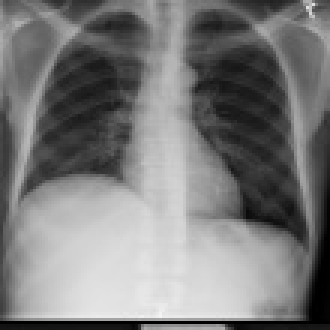
#> input picture xray.jpg, 110 x 110 px (shown 3 times larger)
$ python medical_denoising.py
#> lines starting #> are read from the running program, lines starting #| are printed output that depends on the picture
# ======================================================================
# Medical Image Denoising using Gradient Descent
# Name       : Ashutosh Kumar
# Enrollment : 24014803125        Section : I12
# Course     : Computational Methods Lab, MAIT
#
# Language   : Python 3  (plain loops and lists - no NumPy, no OpenCV,
#              no Matplotlib). Pillow is used ONLY to open / save pictures.
#
# IDEA:  Noise = lots of tiny random jumps between neighbouring pixels.
#        So we define an "error" (energy) that becomes big when
#          (a) the new image is far from the noisy image, or
#          (b) the new image has big jumps between neighbours.
#        Then we use Gradient Descent to make this error small:
#
#              X_new = X_old - learning_rate * gradient
# ======================================================================

import random
import math
from PIL import Image, ImageDraw

# ---------------------- settings you can change -----------------------
IMAGE_FILE = "xray.jpg"
SIZE = 128            # image is shrunk to SIZE x SIZE so pure Python is fast
NOISE = 0.10          # how strong the Gaussian noise is (0 to 1 scale)
LEARNING_RATE = 0.1   # alpha  (step size)
LAMBDA = 3.0          # how strongly we punish jumps between neighbours
ITERATIONS = 100

# Sobel kernels (divided by 8 so they behave like real derivatives)
SOBEL_X = [[-1, 0, 1],
           [-2, 0, 2],
           [-1, 0, 1]]
SOBEL_Y = [[-1, -2, -1],
           [ 0,  0,  0],
           [ 1,  2,  1]]


# ----------------------------- STEP 1 ---------------------------------
def load_image():
    """Open the X-ray, make it grayscale, shrink it, return numbers 0..1."""
    try:
        img = Image.open(IMAGE_FILE).convert("L").resize((SIZE, SIZE))
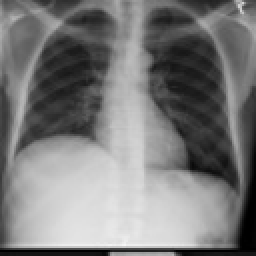
#> img: PIL image 128x128 L (shown 2 times larger); min 0, max 248, mean 122.8
    except FileNotFoundError:
        print("xray.jpg not found -> using a simple test picture instead")
        img = Image.new("L", (SIZE, SIZE), 30)
        d = ImageDraw.Draw(img)
        d.ellipse((14, 14, 114, 114), fill=130)
        d.rectangle((70, 60, 100, 95), fill=220)
    pixels = list(img.tobytes())
#> pixels = 16384 values, max 248 at index 15678, min 0 at index 11902, mean 122.8
    return [[pixels[r * SIZE + c] / 255 for c in range(SIZE)] for r in range(SIZE)]


# ----------------------------- STEP 2 ---------------------------------
def add_noise(img):
    """Add Gaussian noise to every pixel (keep values inside 0..1)."""
    random.seed(1)
    noisy = []
    for row in img:
        new_row = []
        for p in row:
            p = p + random.gauss(0, NOISE)
            new_row.append(min(1, max(0, p)))
        noisy.append(new_row)
    return noisy


# ----------------------------- STEP 3 ---------------------------------
def sobel(img):
    """Gradient of the image using Sobel. Returns gx, gy (same size)."""
    gx = [[0.0] * SIZE for _ in range(SIZE)]
    gy = [[0.0] * SIZE for _ in range(SIZE)]
    for r in range(1, SIZE - 1):
        for c in range(1, SIZE - 1):
            sx = 0.0
            sy = 0.0
            for i in range(3):
                for j in range(3):
                    p = img[r + i - 1][c + j - 1]
                    sx += SOBEL_X[i][j] * p
                    sy += SOBEL_Y[i][j] * p
            gx[r][c] = sx / 8
            gy[r][c] = sy / 8
    return gx, gy


def find_gradient(X, Y):
    """
    Energy  E = 1/2 * sum (X - Y)^2  +  LAMBDA/2 * sum (gx^2 + gy^2)
    Its gradient for every pixel is:
        (X - Y)  +  LAMBDA * (Sobel pushed back to neighbours)
    """
    gx, gy = sobel(X)

    # part 1: stay close to the noisy image
    grad = [[X[r][c] - Y[r][c] for c in range(SIZE)] for r in range(SIZE)]

    # part 2: punish big jumps (each pixel's gx, gy affects its 3x3 neighbours)
    for r in range(1, SIZE - 1):
        for c in range(1, SIZE - 1):
            for i in range(3):
                for j in range(3):
                    grad[r + i - 1][c + j - 1] += LAMBDA * (
                        SOBEL_X[i][j] * gx[r][c] + SOBEL_Y[i][j] * gy[r][c]) / 8
    return grad


# ----------------------------- STEP 4 ---------------------------------
def gradient_descent(Y):
    """Repeat:  X_new = X_old - learning_rate * gradient"""
    X = [row[:] for row in Y]          # start from the noisy image
    loss_list = []
    for k in range(ITERATIONS):
        grad = find_gradient(X, Y)

        # loss = average of |gradient|  (goes to 0 when we reach the minimum)
        total = 0.0
        for r in range(SIZE):
            for c in range(SIZE):
                total += abs(grad[r][c])
        loss_list.append(total / (SIZE * SIZE))

        # the update rule
        for r in range(SIZE):
            for c in range(SIZE):
                X[r][c] = X[r][c] - LEARNING_RATE * grad[r][c]

        if (k + 1) % 10 == 0:
            print("iteration", k + 1, " loss =", "%.2e" % loss_list[-1])
    return X, loss_list


def psnr(A, B):
    """Quality in dB (higher = closer to the clean image)."""
    mse = 0.0
    for r in range(SIZE):
        for c in range(SIZE):
            mse += (A[r][c] - B[r][c]) ** 2
    mse = mse / (SIZE * SIZE)
    return 10 * math.log10(1 / mse)


# ----------------------------- STEP 5 ---------------------------------
def to_picture(img):
    flat = [int(min(1, max(0, p)) * 255) for row in img for p in row]
    pic = Image.new("L", (SIZE, SIZE))
    pic.putdata(flat)
    return pic.resize((300, 300))


def draw_loss_graph(draw, losses, x0, y0, w, h):
    """Draw the Loss-vs-Iteration graph by hand using lines."""
    draw.rectangle((x0, y0, x0 + w, y0 + h), outline="black")
    top = max(losses)
    points = []
    for k in range(len(losses)):
        x = x0 + k * w / (len(losses) - 1)
        y = y0 + h - losses[k] / top * h
        points.append((x, y))
    draw.line(points, fill="red", width=2)
    draw.text((x0, y0 + h + 6), "Iterations  (0 to " + str(len(losses)) + ")", fill="black")
    draw.text((x0 + 4, y0 + 4), "max loss = " + "%.4f" % top, fill="black")
    draw.text((x0 + w - 130, y0 + h - 16), "final = " + "%.1e" % losses[-1], fill="black")


def save_results(clean, noisy, denoised, losses):
    canvas = Image.new("RGB", (960, 400), "white")
    d = ImageDraw.Draw(canvas)
    canvas.paste(to_picture(noisy).convert("RGB"), (20, 50))
    canvas.paste(to_picture(denoised).convert("RGB"), (340, 50))
    d.text((20, 15), "1) Noisy image  PSNR = " + str(round(psnr(clean, noisy), 2)) + " dB", fill="black")
    d.text((340, 15), "2) Denoised image  PSNR = " + str(round(psnr(clean, denoised), 2)) + " dB", fill="black")
    d.text((670, 15), "3) Loss vs Iterations", fill="black")
    draw_loss_graph(d, losses, 670, 50, 270, 300)
    canvas.save("medical_denoising_results.png")


# ------------------------------ MAIN ----------------------------------
if __name__ == "__main__":
    clean = load_image()
#> clean = 128 items
    noisy = add_noise(clean)
#> the loop in add_noise, `for row in img:` made 128 passes
#> after the loop in add_noise, `for row in img:`: p = 0.0526
#> noisy = 128 items
    denoised, losses = gradient_descent(noisy)
#> after the loop in gradient_descent, `for k in range(ITERATIONS):`: loss_list = 100 values, max 0.136 at index 0, min 1.02e-07 at index 99, mean 0.00509
#> denoised = 128 items; losses has the same summary as loss_list in gradient_descent

    print("PSNR noisy    :", round(psnr(clean, noisy), 2), "dB")
#> after the loop in psnr, `for r in range(SIZE):`: mse = 153.5
#> in psnr, `mse = mse / (SIZE * SIZE)`: mse = 0.00937
#| PSNR noisy    : 20.28 dB
    print("PSNR denoised :", round(psnr(clean, denoised), 2), "dB")
#| PSNR denoised : 22.24 dB
    save_results(clean, noisy, denoised, losses)
#> in save_results, `canvas = Image.new("RGB", (960, 400), "white")`: canvas: PIL image 960x400 RGB; every value is 255
#> in to_picture, `flat = [int(min(1, max(0, p)) * 255) for row in img for p in row]`: flat = 16384 values, max 255 at index 7355, min 0 at index 353, mean 122.4
#> in to_picture, `pic = Image.new("L", (SIZE, SIZE))`: pic: PIL image 128x128 L; every value is 0
#> in to_picture, `pic.putdata(flat)`:
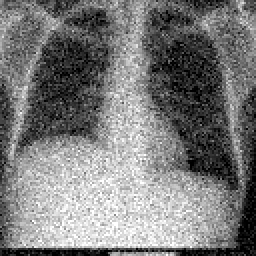
#> pic: PIL image 128x128 L (shown 2 times larger); min 0, max 255, mean 122.4
#> in save_results, `canvas.paste(to_picture(noisy).convert("RGB"), (20, 50))`:
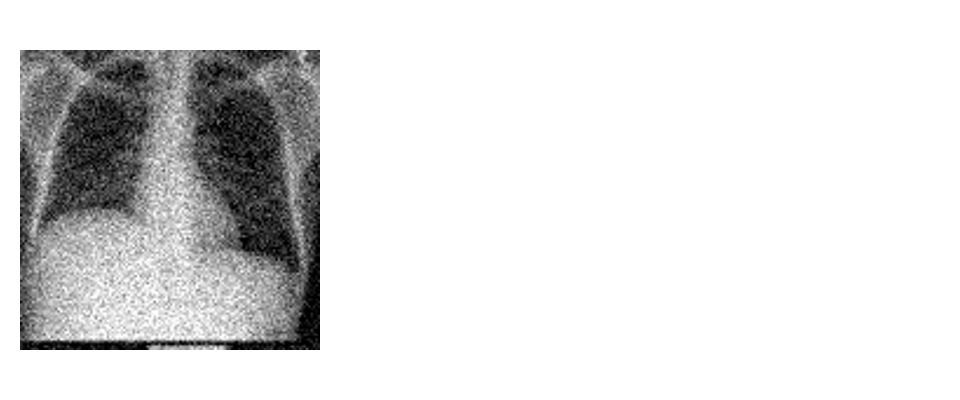
#> canvas: PIL image 960x400 RGB; min 0, max 255, mean 223.9
#> in to_picture (call 2), `flat = [int(min(1, max(0, p)) * 255) for row in img for p in row]`: flat = 16384 values, max 255 at index 11693, min 0 at index 3799, mean 122.3
#> in to_picture (call 2), `pic.putdata(flat)`:
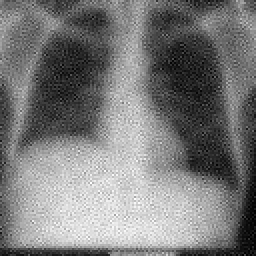
#> pic: PIL image 128x128 L (shown 2 times larger); min 0, max 255, mean 122.3
#> in to_picture (call 2), `return pic.resize((300, 300))`:
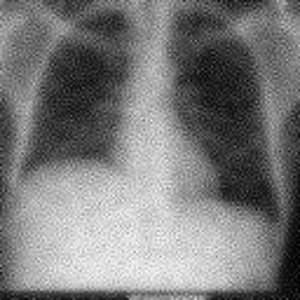
#> returned value: PIL image 300x300 L; min 0, max 254, mean 122.3
#> in save_results, `canvas.paste(to_picture(denoised).convert("RGB"), (340, 50))`:
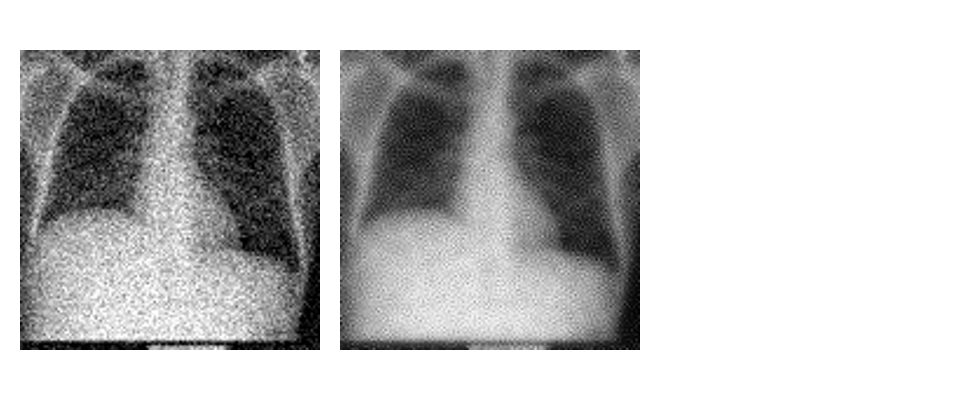
#> canvas: PIL image 960x400 RGB; min 0, max 255, mean 192.8
#> in draw_loss_graph, `top = max(losses)`: top = 0.136
#> the loop in draw_loss_graph, `for k in range(len(losses)):` made 100 passes
#> (x, y) on passes 1 to 12: (670, 50), (672.7, 144.3), (675.5, 206.1), (678.2, 247.1), (680.9, 274.7), (683.6, 293.7), (686.4, 306.9), (689.1, 316.4), (691.8, 323.3), (694.5, 328.5), (697.3, 332.4), (700, 335.5)
#> after the loop in draw_loss_graph, `for k in range(len(losses)):`: points = 100 pairs, first value 670 to 940, second value 50 to 350
#> in save_results, `canvas.save("medical_denoising_results.png")`:
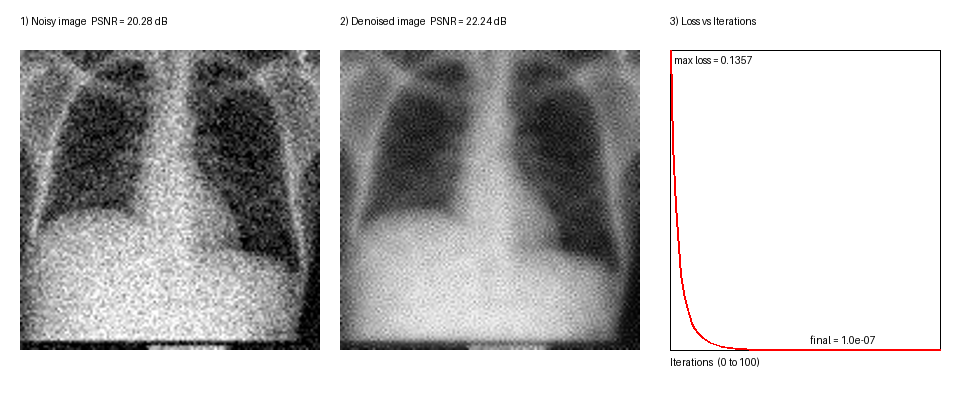
#> saved as medical_denoising_results.png: PIL image 960x400 RGB; mean R, G, B 191.3, 190.6, 190.6
    print("Saved medical_denoising_results.png")
